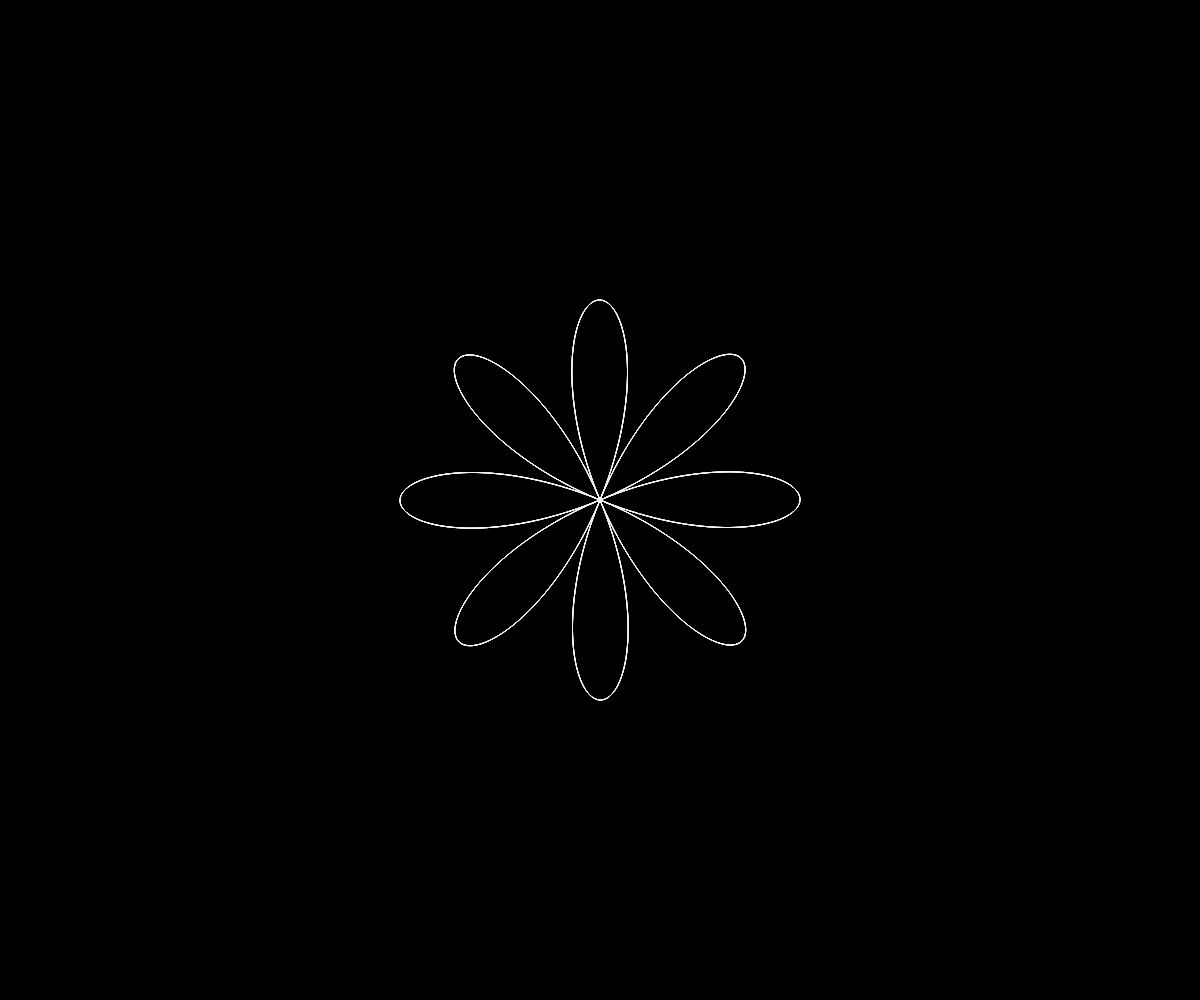
Frame 1 (no input)
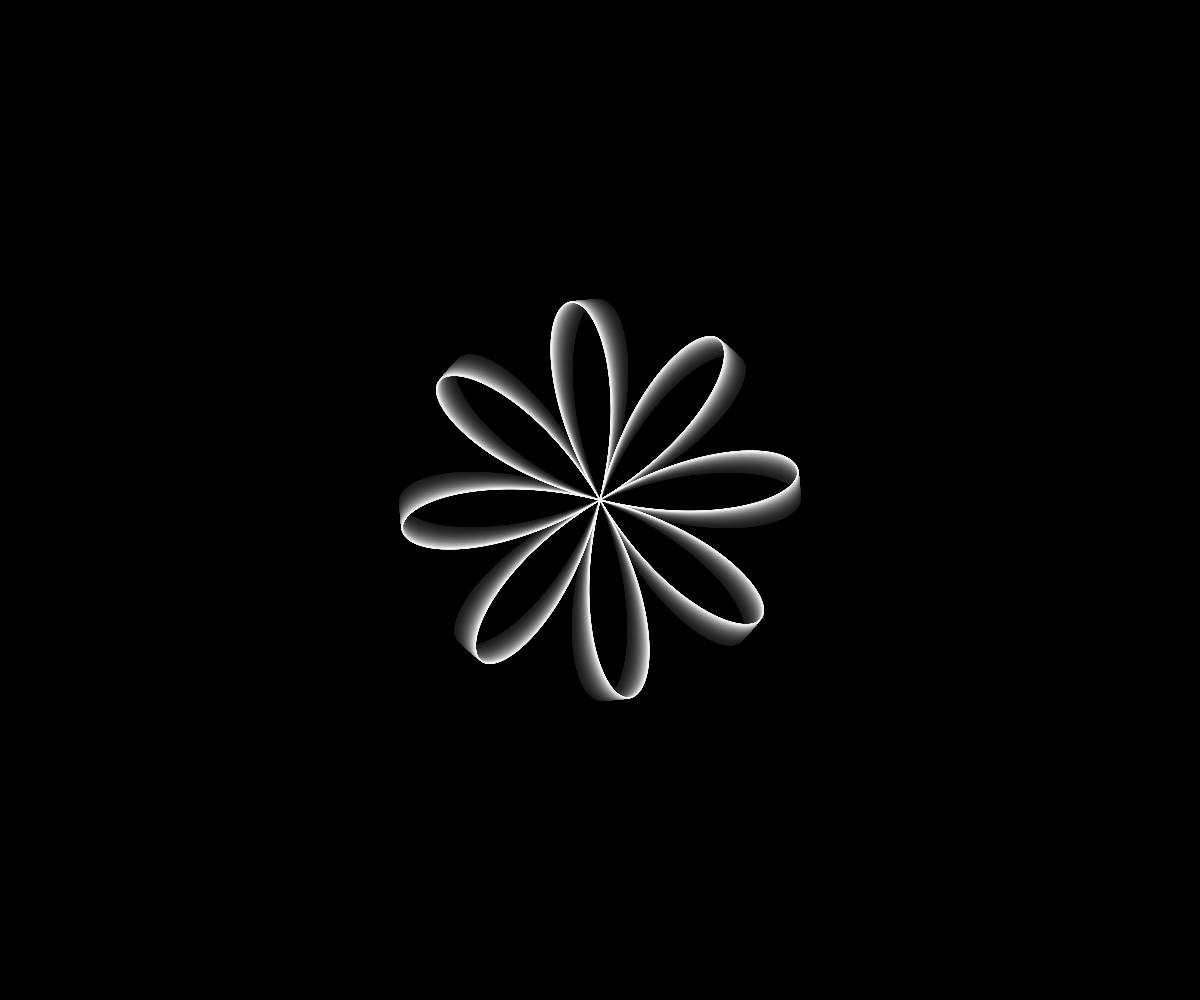
Frame 60 (no input)
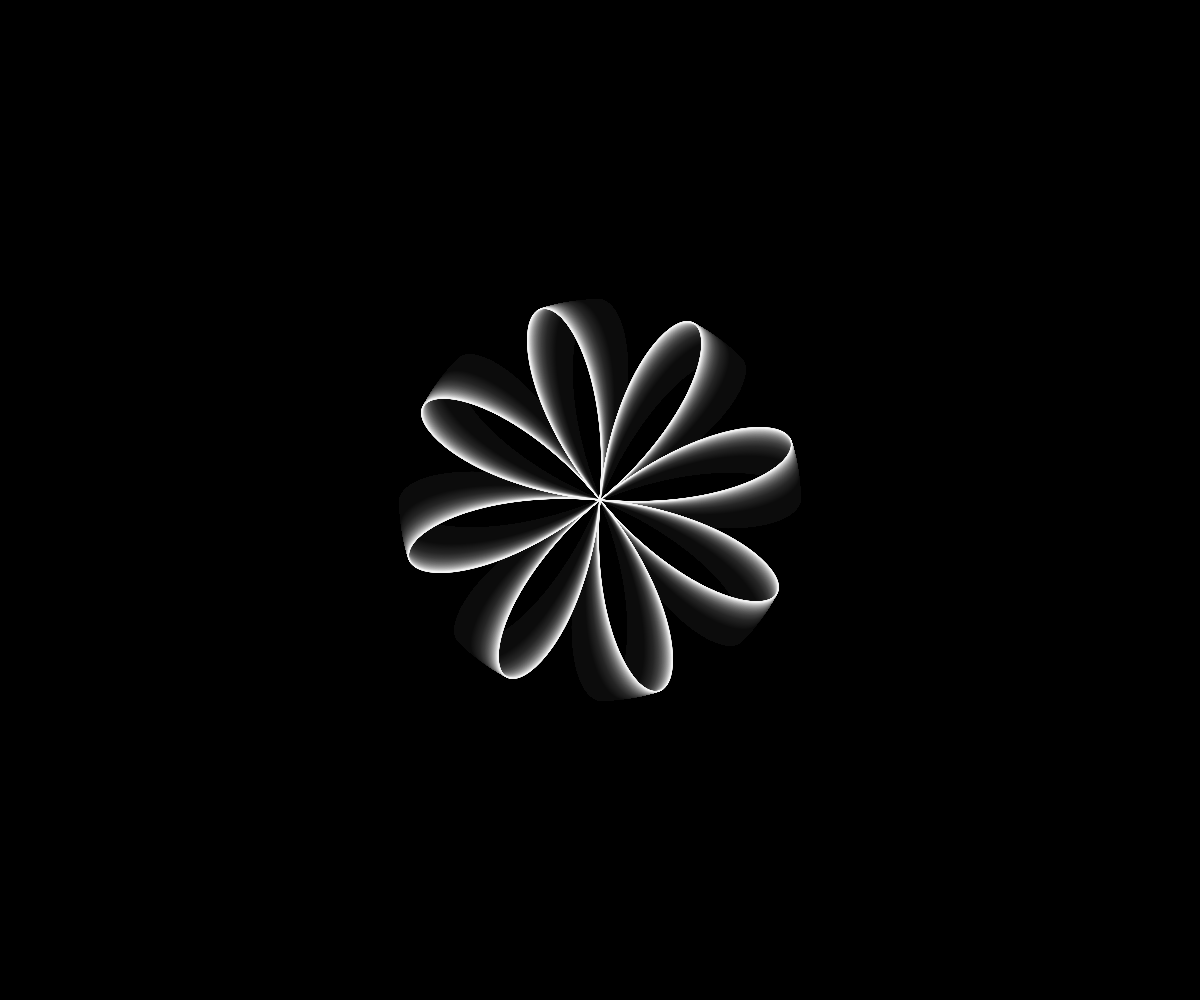
Frame 120 (the mouse pressed at the canvas centre since frame 60)

The p5.js sketch that drew these frames (run headless with seeded random() and noise() and a simulated clock; from frame 60 on, the mouse is pressed at the canvas centre):

// p5.js sketch
// ── sketch.js
function setup() { createCanvas(windowWidth, windowHeight); noFill(); stroke(255); background(0); }
function draw() {
  translate(width/2, height/2);
  beginShape();
  for(let a=0; a<TWO_PI*5; a+=0.01) {
    let r = 200 * cos(4*a + frameCount*0.01);
    vertex(r*cos(a), r*sin(a));
  }
  endShape();
  background(0, 10);
}
function windowResized() { resizeCanvas(windowWidth, windowHeight); background(0); }
